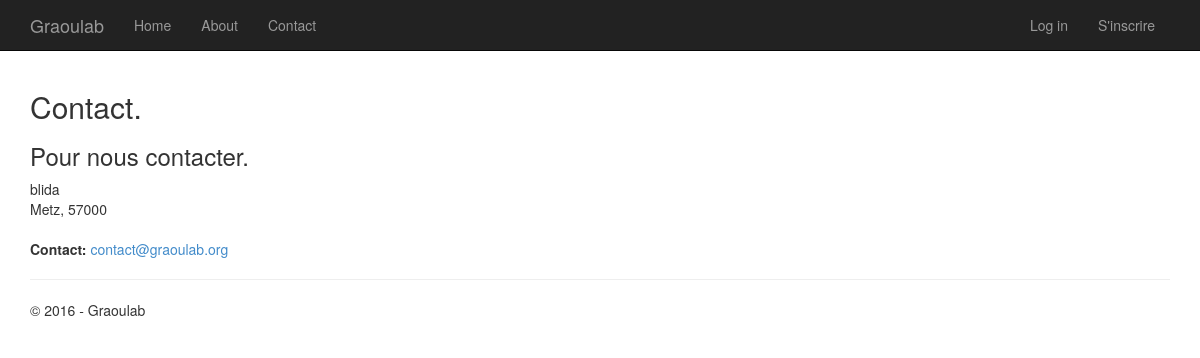
The app's page /contact with its own data.
### app/models/InfoSite.py (models this page shows)
class Config(models.Model):
    NomLab			= models.CharField(max_length=30)
    AdresseContact 	= models.CharField(max_length=30)
    Rue 			= models.CharField(max_length=150)
    ville 			= models.CharField(max_length=30)
    CodePostal		= models.CharField(max_length=30)

### app/views.py (the view)
# urls.py: url(r'^contact$', views.contact, name='contact'),
def contact(request):
    assert isinstance(request, HttpRequest)
    return render(
        request,
        'app/contact.html',
        context =
        {
            'contact':  Config.objects.all().last().AdresseContact,
            'ville':    Config.objects.all().last().ville ,
            'adresse':  Config.objects.all().last().Rue,
            'codepostal':Config.objects.all().last().CodePostal,
            'title':'Contact',
            'message':'Pour nous contacter.',
            'year':datetime.now().year,
        }
    )

### app/templatetags/MyTag.py (called while the page is built)
@register.simple_tag
def SiteName():
    return Config.objects.all().last().NomLab

### app/templates/app/contact.html
{% extends "app/layout.html" %}
{% block content %}
<h2>{{ title }}.</h2>
<h3>{{ message }}</h3>
<address>
    {{ adresse }}<br />
    {{ ville }}, {{ codepostal }}<br />
</address>
<address>
    <strong>Contact:</strong>   <a href="mailto:{{ contact }}">{{ contact }}</a><br />
</address>
{% endblock %}

### app/templates/app/layout.html (shortened to what this page needs)
﻿<!DOCTYPE html>
<html>
<head>
    {% load staticfiles %}
    <link rel="stylesheet" type="text/css" href="{% static 'app/content/bootstrap.min.css' %}" />
    <link rel="stylesheet" type="text/css" href="{% static 'app/content/site.css' %}" />
</head>
{% load MyTag %}
<body>
    <div class="navbar navbar-inverse navbar-fixed-top">
        <div class="container">
            <div class="navbar-header">
                <a href="/" class="navbar-brand">{% SiteName %}</a>
            </div>
            <div class="navbar-collapse collapse">
                <ul class="nav navbar-nav">
                    <li><a href="{% url 'home' %}">Home</a></li>
                    <li><a href="{% url 'about' %}">About</a></li>
                    <li><a href="{% url 'contact' %}">Contact</a></li>
                </ul>
                {% include 'app/loginpartial.html' %}
            </div>
        </div>
    </div>
    <div class="container body-content">
{% block content %}{% endblock %}
        <hr/>
        <footer>
            <p>&copy; {{ year }} - {% SiteName %}</p>
        </footer>
    </div>
</body>
</html>

### records on screen
Config: NomLab "Graoulab", Rue "blida", ville "Metz", CodePostal "57000", AdresseContact "contact@graoulab.org"

### other values on screen
{{ title }} "Contact"
{{ message }} "Pour nous contacter."
